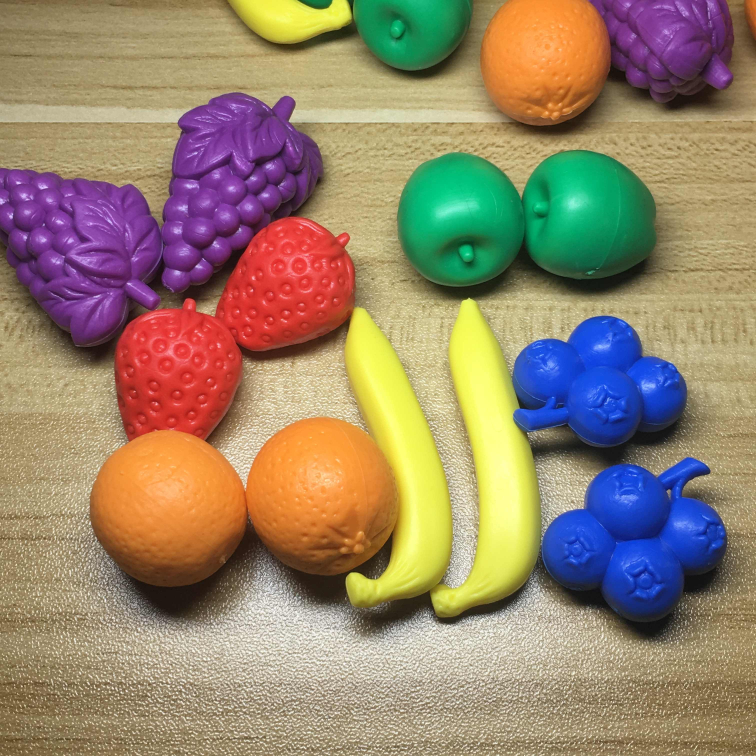
#> input picture Tarea7-ProcesamientoEnColor/Juguetes de Colores.jpg, 3024 x 3024 px (shown at 1/4 size)
$ python P7-2-1-SegmentacionRGB.py
#> lines starting #> are read from the running program, lines starting #| are printed output that depends on the picture; after the words box and inside, x2 and y2 are one past the last pixel; in counts of white or black regions, pixels touching at a corner belong together
import cv2
import matplotlib.pyplot as plt
import numpy as np

def segmentation(value):
    rMin = cv2.getTrackbarPos('Rmin', 'segmentada')
    gMin = cv2.getTrackbarPos('Gmin', 'segmentada')
    bMin = cv2.getTrackbarPos('Bmin', 'segmentada')
    rMax = cv2.getTrackbarPos('Rmax', 'segmentada')
    gMax = cv2.getTrackbarPos('Gmax', 'segmentada')
    bMax = cv2.getTrackbarPos('Bmax', 'segmentada')

    minColor = np.array([rMin, gMin, bMin])
    maxColor = np.array([rMax, gMax, bMax])

    mask = cv2.inRange(img, minColor, maxColor)

    outimg = cv2.bitwise_and(img, img, mask=mask)
    cv2.imshow('segmentada', outimg)
    cv2.imwrite('segmentadaRGBMorado.jpg',outimg)
    return

#IMAGEN EN RGB
NomArchivo = 'Juguetes de Colores.jpg'
#NomArchivo = 'Figuras de Colores.jpg'

img = cv2.imread(NomArchivo)
#> img is the input picture: shape (3024, 3024, 3); mean B, G, R 107.2, 132.2, 151
img = cv2.resize(img, (0,0), fx=0.15, fy=0.15)
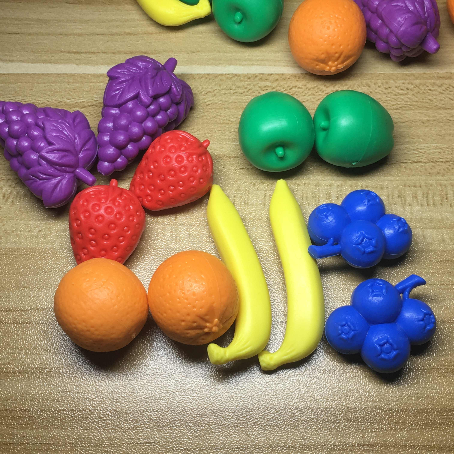
#> img: shape (454, 454, 3); mean B, G, R 107.1, 132.2, 151
#img = cv2.resize(img, (0,0), fx=0.3, fy=0.3)

#img = cv2.cvtColor(img, cv2.COLOR_BGR2RGB)
cv2.imshow('original', img)

cv2.imshow('segmentada', img)
cv2.createTrackbar('Rmin', 'segmentada', 0, 255, segmentation)
#> slider 'Rmin' is set to 51
cv2.createTrackbar('Rmax', 'segmentada', 0, 255, segmentation)
#> slider 'Rmax' is set to 255
cv2.createTrackbar('Gmin', 'segmentada', 0, 255, segmentation)
#> slider 'Gmin' is set to 51
cv2.createTrackbar('Gmax', 'segmentada', 0, 255, segmentation)
#> slider 'Gmax' is set to 255
cv2.createTrackbar('Bmin', 'segmentada', 0, 255, segmentation)
#> slider 'Bmin' is set to 51
cv2.createTrackbar('Bmax', 'segmentada', 0, 255, segmentation)
#> slider 'Bmax' is set to 255

cv2.setTrackbarPos('Rmax', 'segmentada',255)
cv2.setTrackbarPos('Gmax', 'segmentada',255)
cv2.setTrackbarPos('Bmax', 'segmentada',255)


cv2.waitKey(0)
#> in segmentation, `mask = cv2.inRange(img, minColor, maxColor)`:
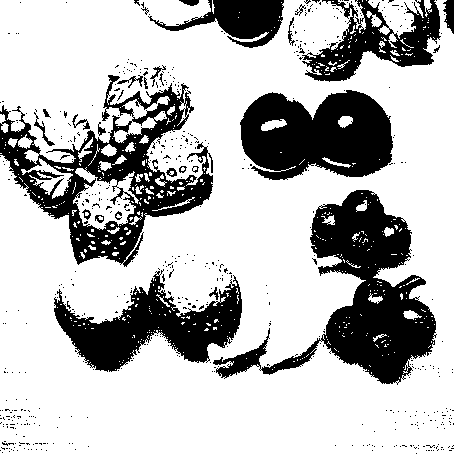
#> mask: shape (454, 454); 72.7% white; 560 black regions (533 under 20 px), largest, box (x1, y1, x2, y2) and area: (213, 190, 437, 385) 14855, (0, 75, 213, 267) 12457, (240, 90, 393, 180) 10251
#> in segmentation, `outimg = cv2.bitwise_and(img, img, mask=mask)`:
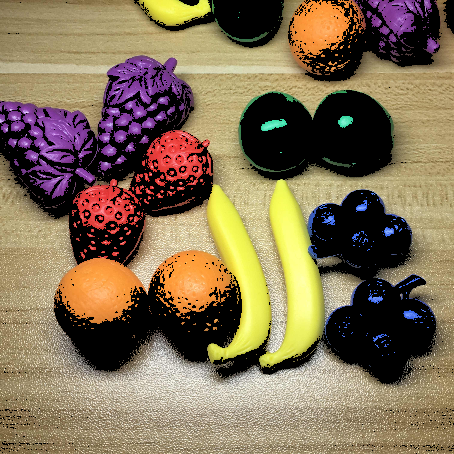
#> outimg: shape (454, 454, 3); mean B, G, R 84.1, 111.4, 129.8
cv2.destroyAllWindows()

$ run again, with Tarea7-ProcesamientoEnColor/Valle de la luna-adicion de ruido gaussiano.jpg copied over Tarea7-ProcesamientoEnColor/Juguetes de Colores.jpg
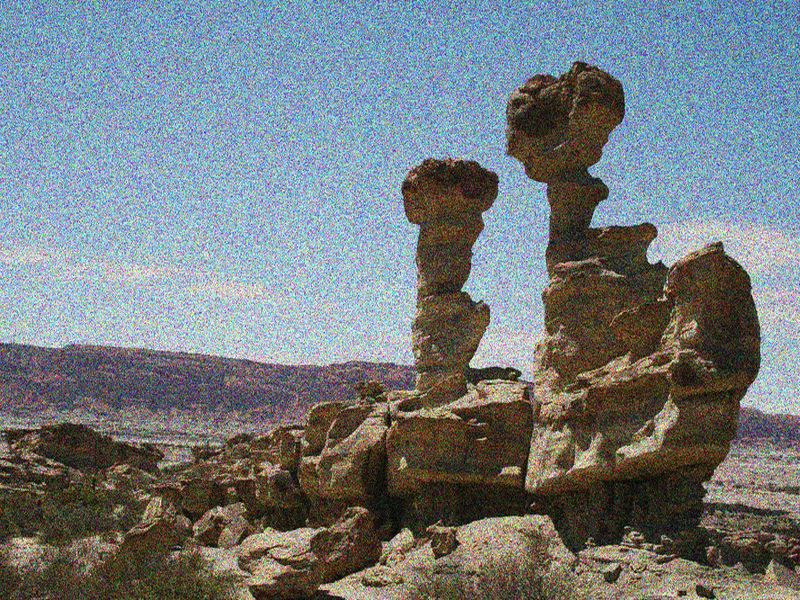
#> input picture Tarea7-ProcesamientoEnColor/Valle de la luna-adicion de ruido gaussiano.jpg, 800 x 600 px
#> img is the input picture: shape (600, 800, 3); mean B, G, R 128, 124.1, 117
#> img: shape (90, 120, 3)
#> in segmentation, `mask = cv2.inRange(img, minColor, maxColor)`:
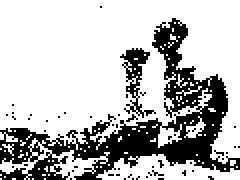
#> mask: shape (90, 120) (shown 2 times larger); 73.8% white; 53 black regions (51 under 20 px), largest, box (x1, y1, x2, y2) and area: (0, 9, 120, 90) 2526, (60, 24, 78, 59) 207
#> in segmentation, `outimg = cv2.bitwise_and(img, img, mask=mask)`:
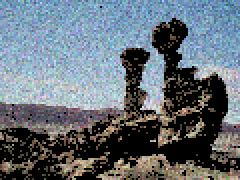
#> outimg: shape (90, 120, 3) (shown 2 times larger); mean B, G, R 120, 111.8, 101.4
